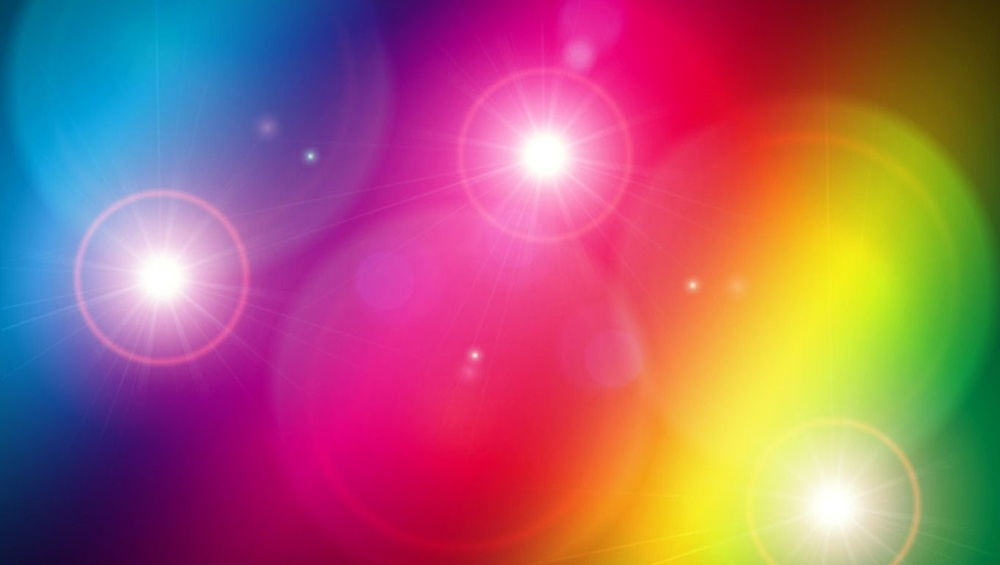
#> input picture assets/img1.jpg, 1000 x 565 px, shrunk from 1360 x 768 before the run
$ python lab7.task1.py
#> lines starting #> are read from the running program, lines starting #| are printed output that depends on the picture
from PIL import Image, ImageFilter, ImageFont, ImageDraw

# Применяем фильтры
img = Image.open("assets/img1.jpg")
#> img is the input picture: PIL image 1000x565 RGB; mean R, G, B 163.8, 98.3, 111.7

# [27 lines of commented-out code are left out]
original_img = Image.open("assets/img1.jpg")

# Define the list of filter names
filter_names = [
    "BLUR", "CONTOUR", "DETAIL", "EDGE_ENHANCE", "EDGE_ENHANCE_MORE",
    "EMBOSS", "FIND_EDGES", "SHARPEN", "SMOOTH", "SMOOTH_MORE"
]

# Define a font for the titles
font = ImageFont.truetype("arial.ttf", 20)

# Calculate the grid size based on the number of filters
num_filters = len(filter_names)
cols = 3  # Number of columns in the grid
rows = (num_filters + 1) // cols  # Plus one for the original image
if (num_filters + 1) % cols != 0:
    rows += 1

# Calculate the size of each cell in the grid
cell_width = original_img.width
#> cell_width = 1000
cell_height = original_img.height
#> cell_height = 565

# Create a blank canvas for the big image
big_image_width = cols * cell_width
#> big_image_width = 3000
big_image_height = rows * cell_height + (rows - 1) * 50  # 50 pixels spacing between rows
#> big_image_height = 2410
big_image = Image.new("RGB", (big_image_width, big_image_height), color="white")
#> big_image: PIL image 3000x2410 RGB; every value is 255
draw = ImageDraw.Draw(big_image)

# Paste the original image with its title
y_offset = 0
draw.text((10, y_offset), "Original Image", fill="black", font=font)
big_image.paste(original_img, (0, y_offset + 30))
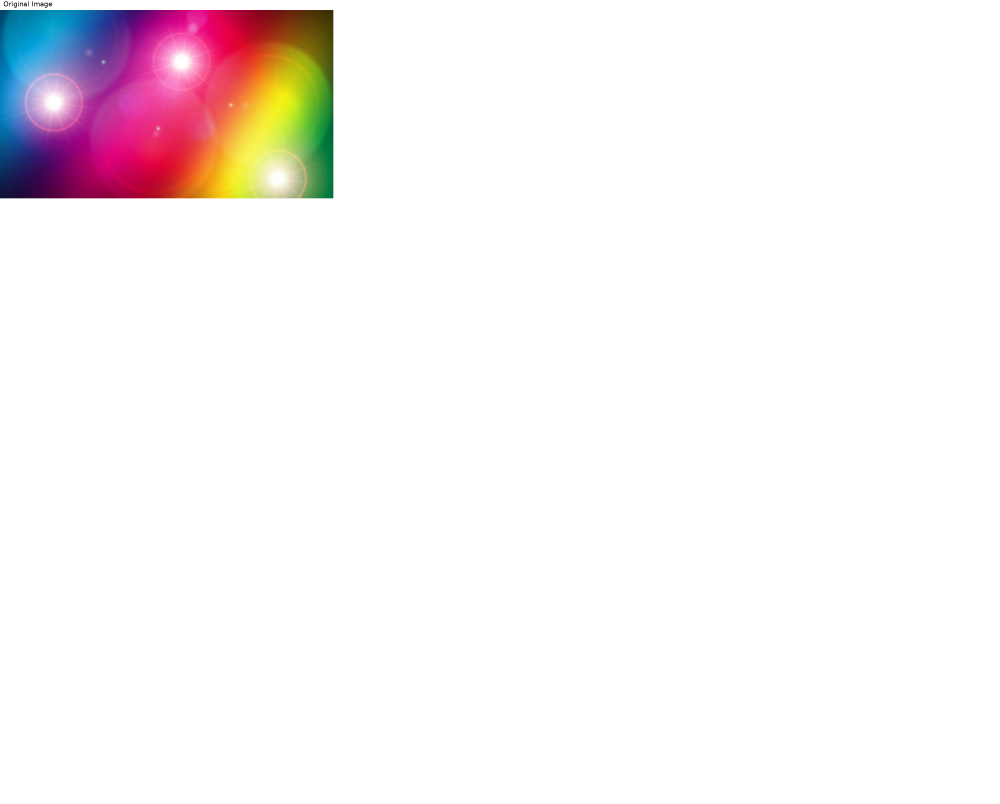
#> big_image: PIL image 3000x2410 RGB (shown at 1/3 size); mean R, G, B 247.9, 242.7, 243.8

# Apply each filter, add the filtered image with its title to the big image
for i, filter_name in enumerate(filter_names):
    col = i % cols
    row = i // cols + 1  # Start from the second row to leave space for the original image
    x_offset = col * cell_width
    y_offset = row * cell_height + (row - 1) * 50

    filter_img = original_img.filter(getattr(ImageFilter, filter_name))
    draw.text((x_offset + 10, y_offset), filter_name, fill="black", font=font)
    big_image.paste(filter_img, (x_offset, y_offset + 30))
#> this loop made 10 passes
#> pass 2, `filter_img = original_img.filter(getattr(ImageFilter, filter_name))`:
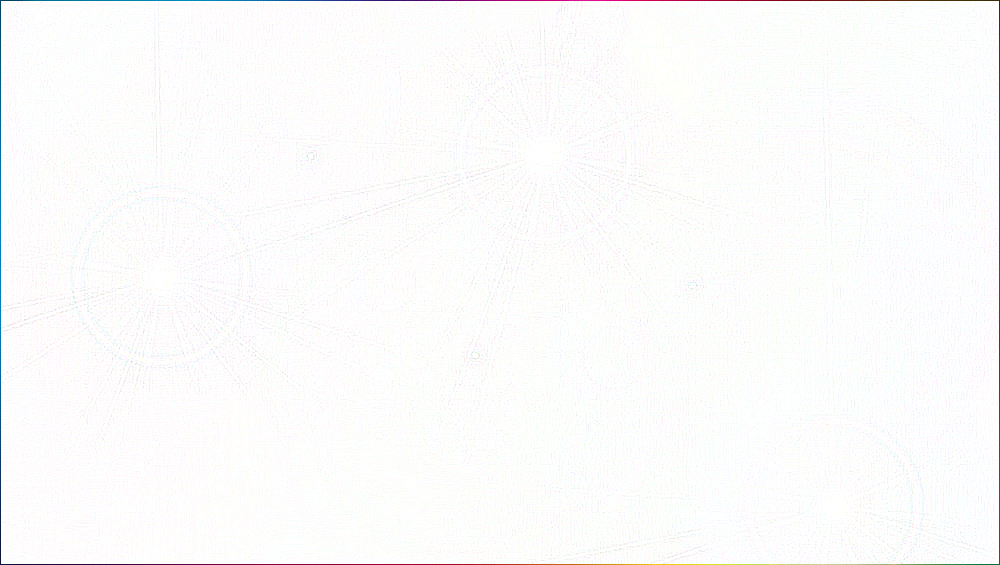
#> filter_img: PIL image 1000x565 RGB; mean R, G, B 251.6, 252, 251.5
#> after the loop:
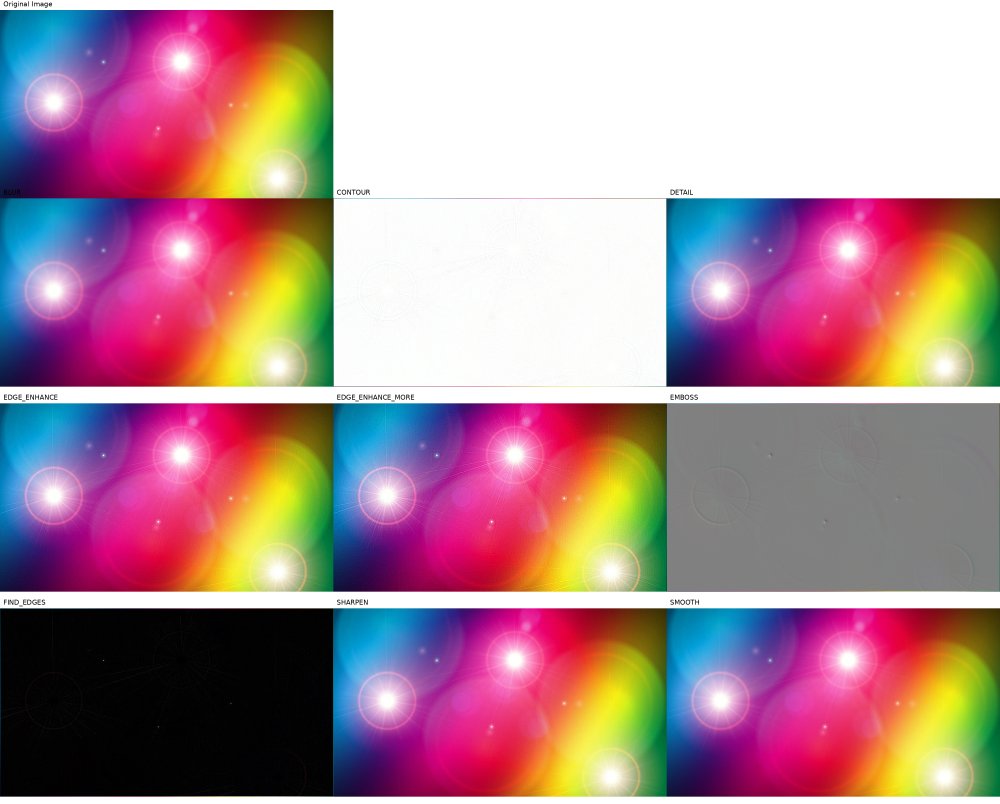
#> big_image: PIL image 3000x2410 RGB (shown at 1/3 size); mean R, G, B 175, 139.2, 146.5

# Save or display the big image
big_image.show()
big_image.save('output/big_image.jpg')

$ run again, with assets/Rainbow (3).jpg copied over assets/img1.jpg
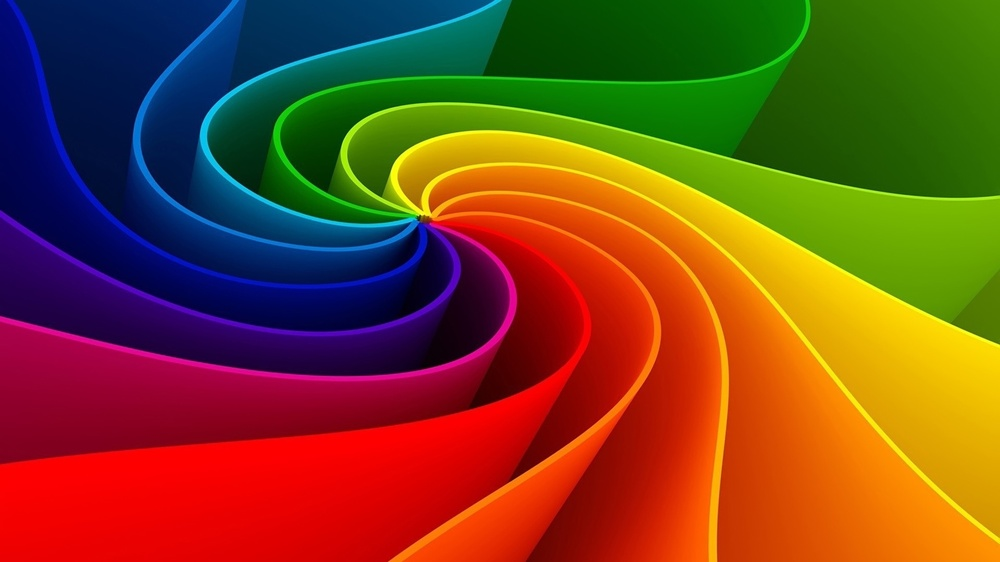
#> input picture assets/Rainbow (3).jpg, 1000 x 562 px, shrunk from 1920 x 1080 before the run
#> img is the input picture: PIL image 1000x562 RGB; mean R, G, B 119.9, 69.8, 29.5
#> `big_image.paste(original_img, (0, y_offset + 30))`:
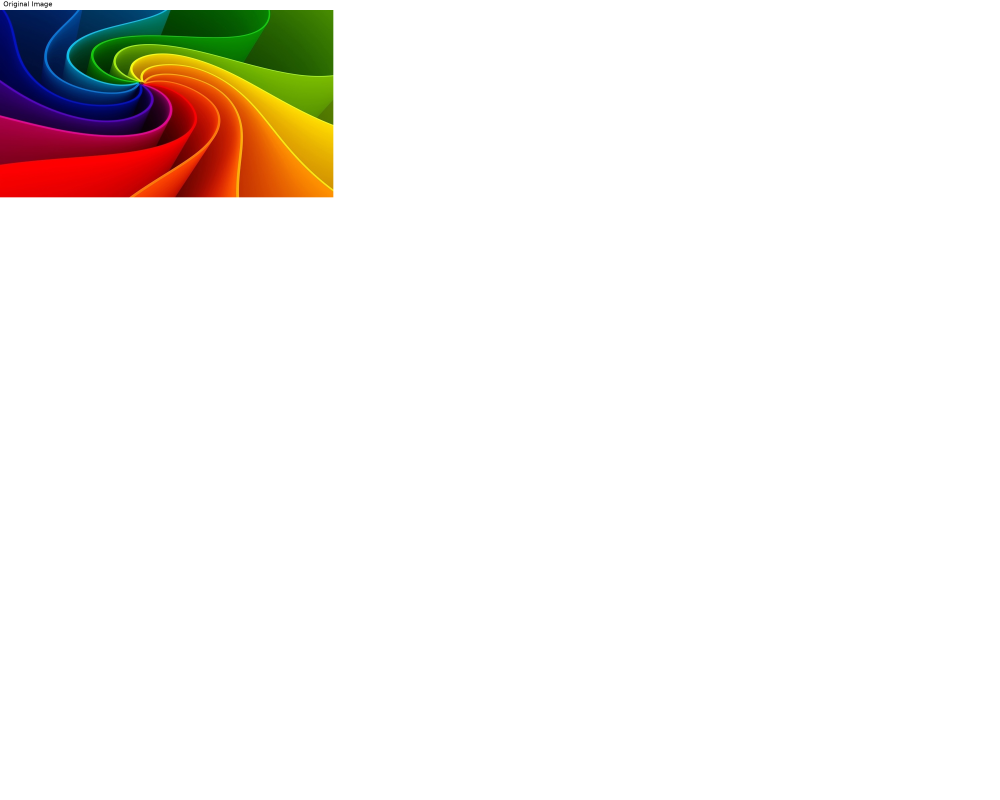
#> big_image: PIL image 3000x2398 RGB (shown at 1/3 size); mean R, G, B 244.4, 240.5, 237.4
#> after the loop `for i, filter_name in enumerate(filter_names):`:
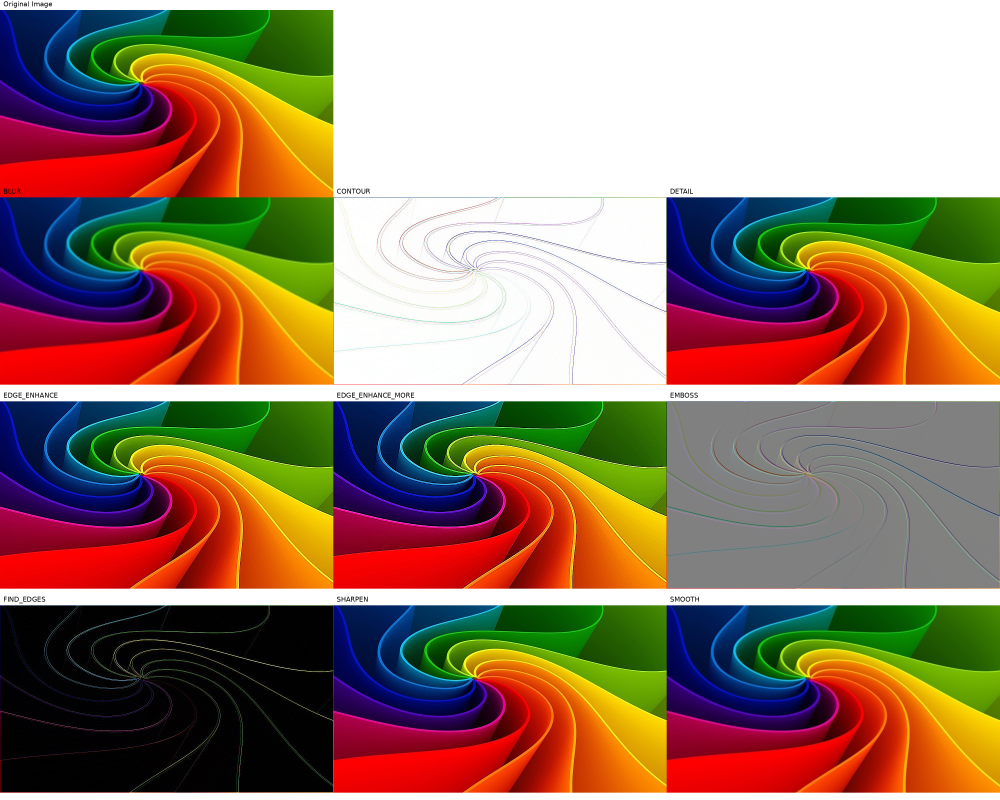
#> big_image: PIL image 3000x2398 RGB (shown at 1/3 size); mean R, G, B 151.1, 123.6, 101.9

$ run again, with assets/Rainbow (4).jpg copied over assets/img1.jpg
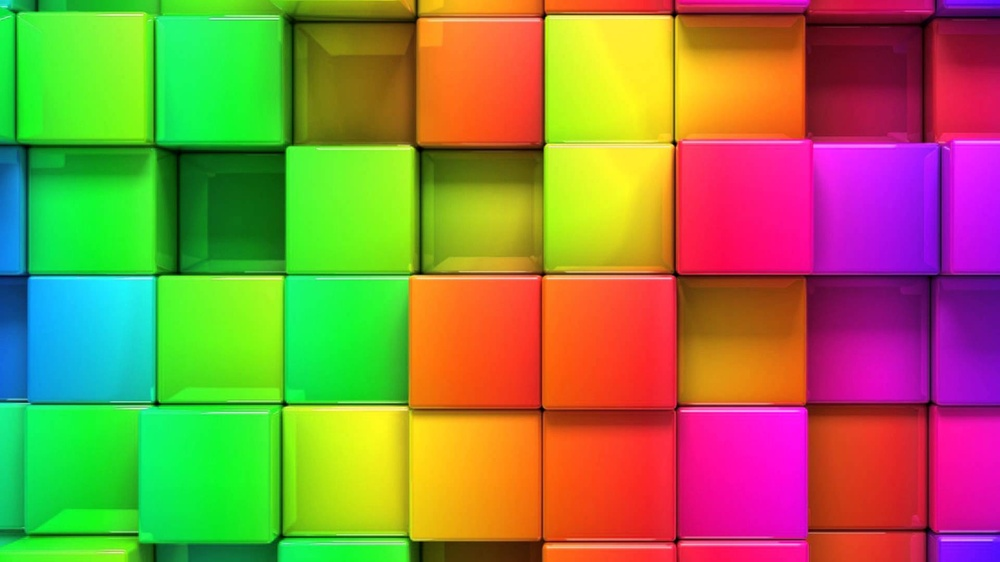
#> input picture assets/Rainbow (4).jpg, 1000 x 562 px, shrunk from 1920 x 1080 before the run
#> img is the input picture: PIL image 1000x562 RGB; mean R, G, B 145, 130.3, 68.3
#> `big_image.paste(original_img, (0, y_offset + 30))`:
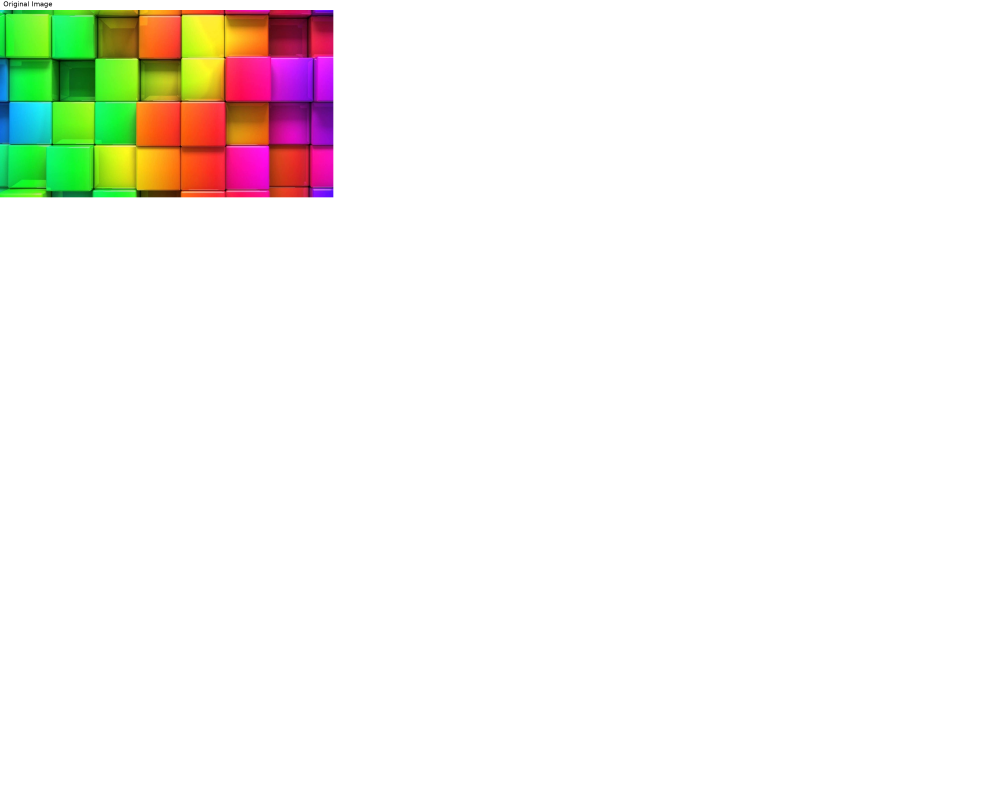
#> big_image: PIL image 3000x2398 RGB (shown at 1/3 size); mean R, G, B 246.4, 245.2, 240.4
#> after the loop `for i, filter_name in enumerate(filter_names):`:
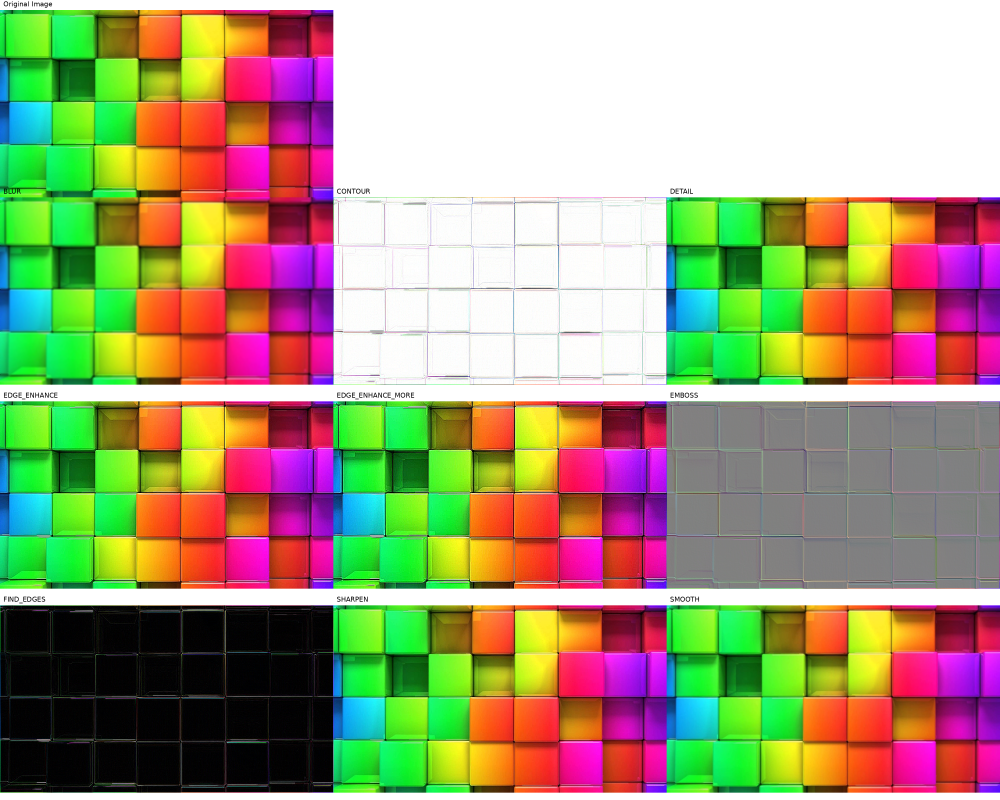
#> big_image: PIL image 3000x2398 RGB (shown at 1/3 size); mean R, G, B 164.8, 156.8, 123.1
